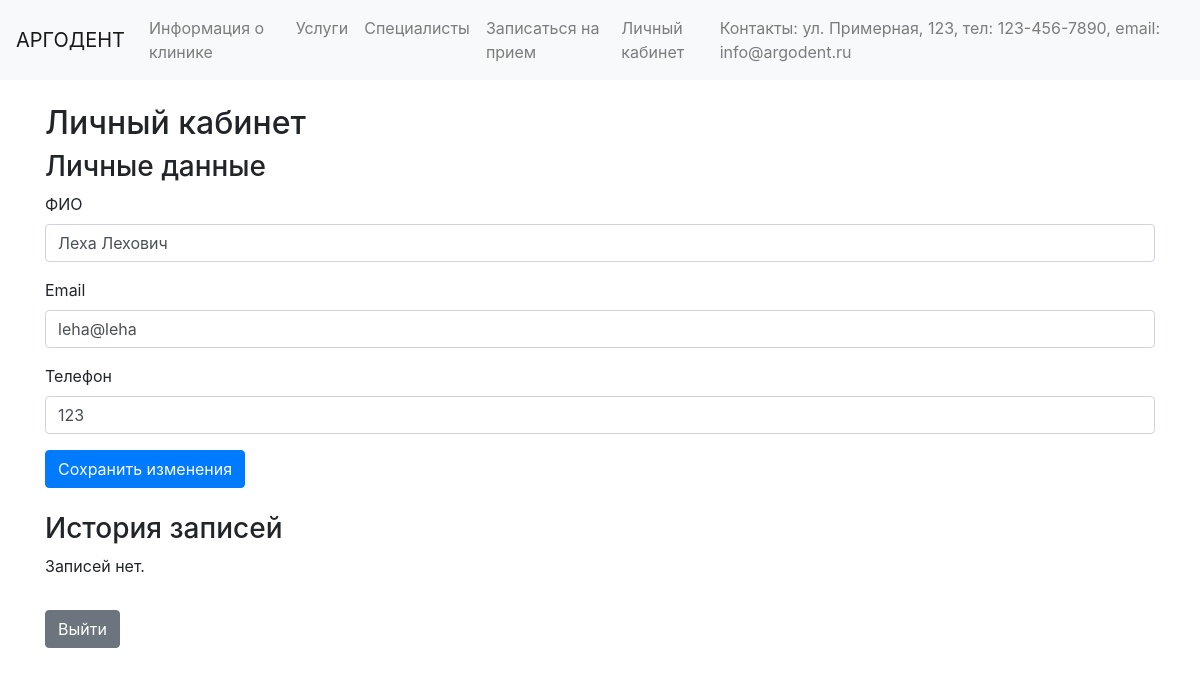
The page /cabinet (signed in) on the database its author committed.
### tables this page shows
CREATE TABLE users (
        id INTEGER PRIMARY KEY AUTOINCREMENT,
        fullname TEXT NOT NULL,
        email TEXT NOT NULL UNIQUE,
        phone TEXT NOT NULL,
        password TEXT NOT NULL
    );

### run.py (the view, shortened to what this page needs)
@app.route('/cabinet', methods=['GET', 'POST'])
def cabinet():
    if 'user_id' not in session:
        flash('Пожалуйста, войдите в систему', 'error')
        return redirect(url_for('login'))
    conn = get_db_connection()
    user = conn.execute('SELECT * FROM users WHERE id = ?', (session['user_id'],)).fetchone()
    appointments = conn.execute('''
        SELECT a.id, a.appointment_datetime,
               s.firstname || ' ' || s.lastname as specialist_name,
               srv.name as service_name
        FROM appointments a
        JOIN specialists s ON a.specialist_id = s.id
        JOIN services srv ON a.service_id = srv.id
        WHERE a.user_id = ?
    ''', (session['user_id'],)).fetchall()
    conn.close()
    return render_template('cabinet.html', user=user, appointments=appointments)

### run.py (called while the page is built)
def get_db_connection():
    conn = sqlite3.connect(DATABASE)
    conn.row_factory = sqlite3.Row
    return conn

### templates/cabinet.html (shortened to what this page needs)
{% extends "base.html" %}
{% block content %}
<h2>Личный кабинет</h2>
<h3>Личные данные</h3>
<form method="POST" action="{{ url_for('cabinet') }}">
  <div class="form-group">
    <label for="fullname">ФИО</label>
    <input type="text" class="form-control" id="fullname" name="fullname" value="{{ user['fullname'] }}" required>
  </div>
  <div class="form-group">
    <label for="email">Email</label>
    <input type="email" class="form-control" id="email" name="email" value="{{ user['email'] }}" required>
  </div>
  <div class="form-group">
    <label for="phone">Телефон</label>
    <input type="text" class="form-control" id="phone" name="phone" value="{{ user['phone'] }}" required>
  </div>
  <button type="submit" class="btn btn-primary">Сохранить изменения</button>
</form>
<h3 class="mt-4">История записей</h3>
{% if appointments %}
  <table class="table">
    <thead>
      <tr>
        <th>ID</th>
        <th>Специалист</th>
        <th>Услуга</th>
        <th>Дата и время</th>
        <th>Действия</th>
      </tr>
    </thead>
    <tbody>
      {% for app in appointments %}
      <tr>
        <td>{{ app['id'] }}</td>
        <td>{{ app['specialist_name'] }}</td>
        <td>{{ app['service_name'] }}</td>
        <td>{{ app['appointment_datetime'] }}</td>
        <td>
          <form action="{{ url_for('cancel_appointment', appointment_id=app['id']) }}" method="POST" style="display:inline;">
            <button type="submit" class="btn btn-danger btn-sm">Отменить</button>
          </form>
          <a href="{{ url_for('reschedule_appointment', appointment_id=app['id']) }}" class="btn btn-warning btn-sm">Перенести</a>
        </td>
      </tr>
      {% endfor %}
    </tbody>
  </table>
{% else %}
  <p>Записей нет.</p>
{% endif %}
<a href="{{ url_for('logout') }}" class="btn btn-secondary mt-3">Выйти</a>
{% endblock %}

### rows shown on the page
users: fullname "Леха Лехович", email "leha@leha", phone "123"
